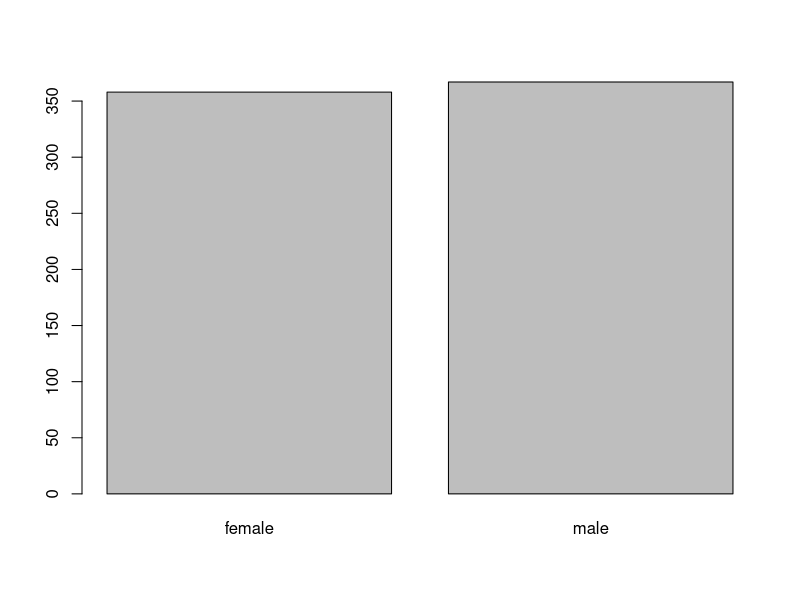
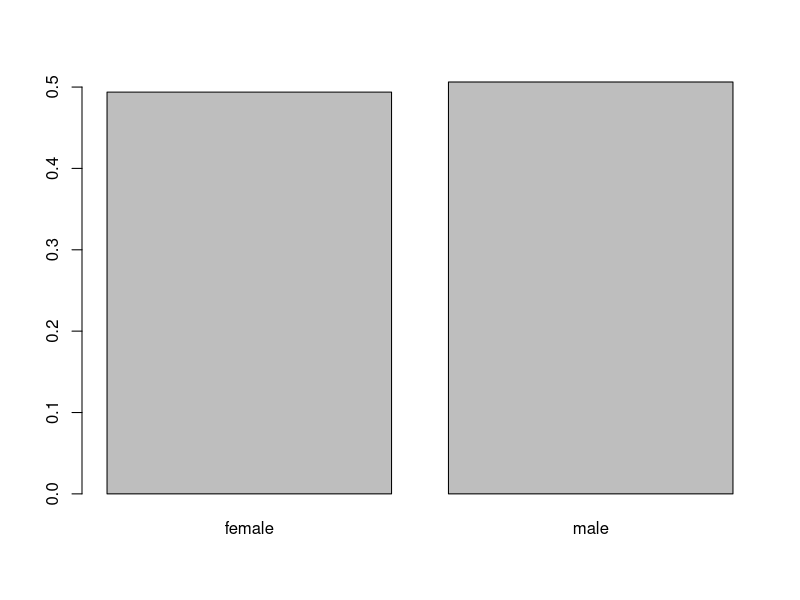
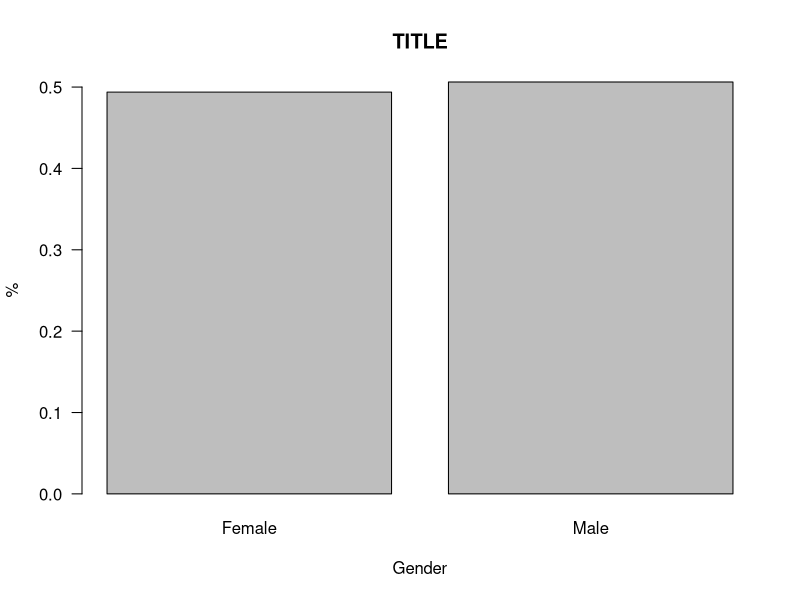
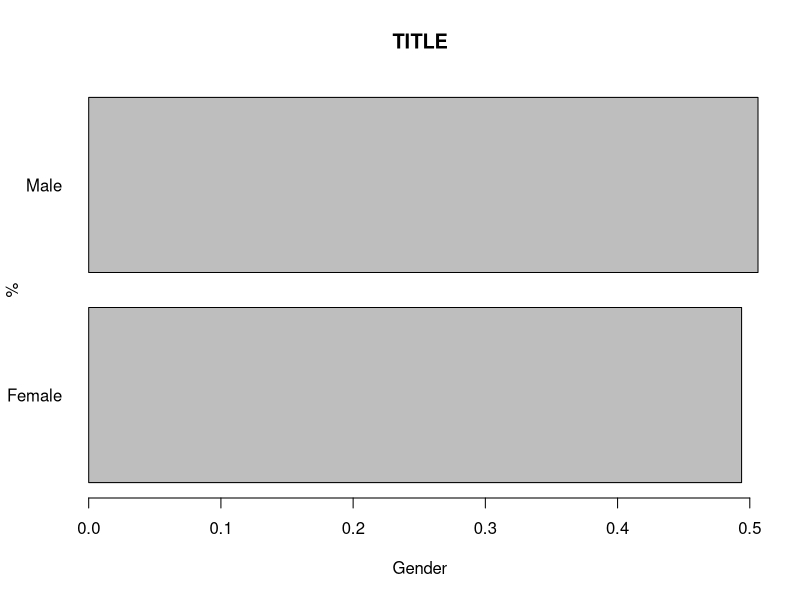
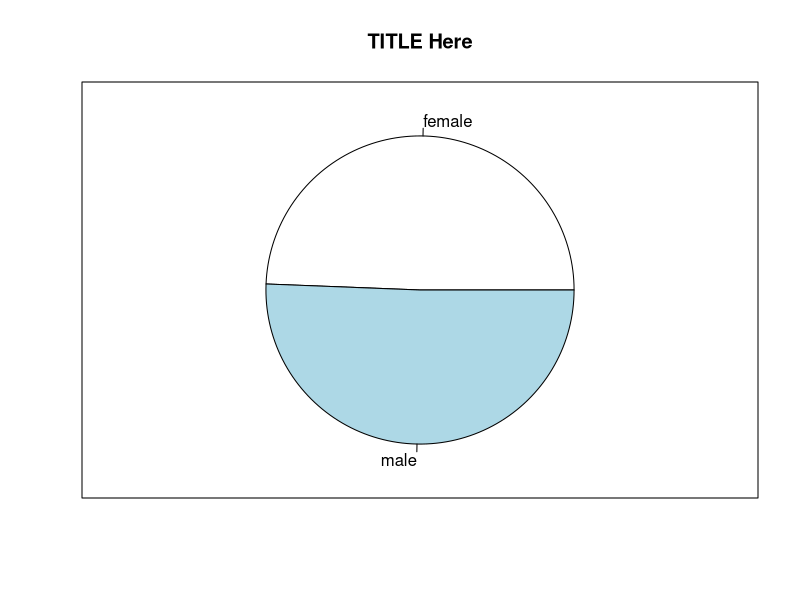
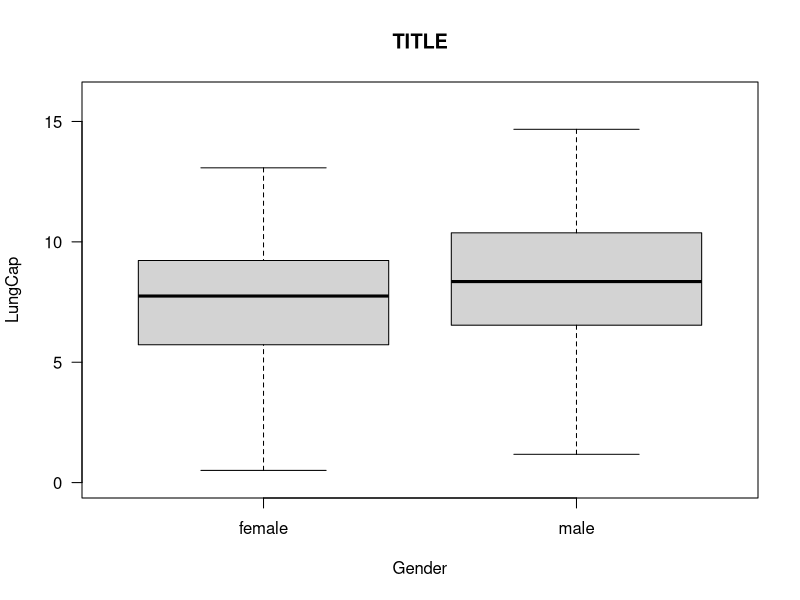
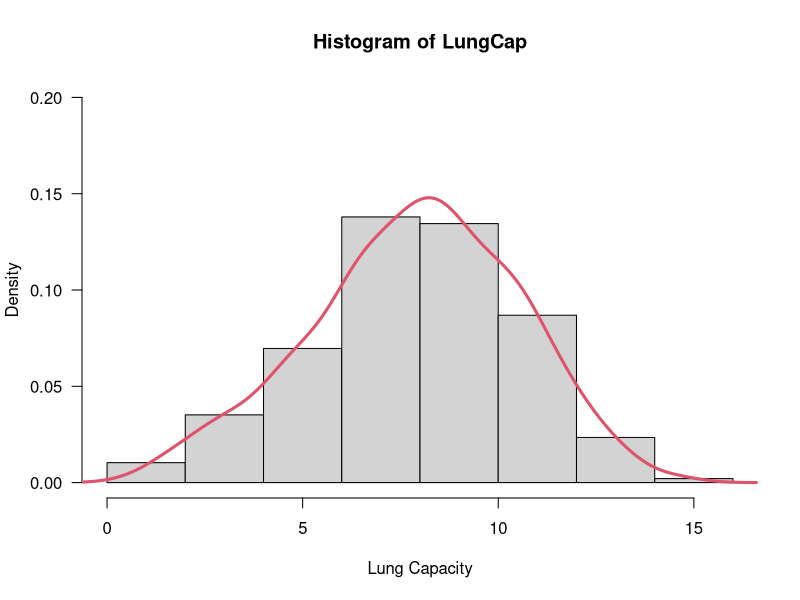
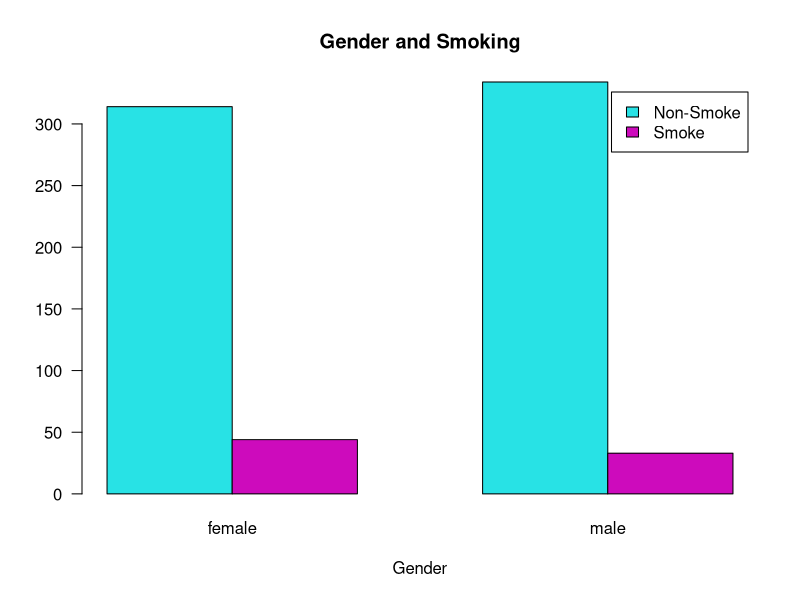

Recreate these plots in R, in order.
# ex.chart.r -------------------------------
data <- read.delim(file = "./data/LungCapDataTAB.csv", header = T)
data

# barplot ---------------------------------

help(barplot)
attach(data)

count <- table(Gender)
percent <- table(Gender)/725
barplot(count)
barplot(percent)
barplot(percent, main="TITLE", xlab="Gender", ylab="%", las=1, names.arg=c("Female", "Male"))
barplot(percent, main="TITLE", xlab="Gender", ylab="%", las=1, names.arg=c("Female", "Male"), horiz=TRUE)

# piechart -------------------------------

pie(count, main="TITLE Here")
box() # drawing box


# boxplot --------------------------------

boxplot(LungCap~Gender, main="TITLE", ylabel="Lung Capacity", ylim=c(0, 16), las=1)


# Histogram ------------------------------

hist(LungCap, prob=T, ylim=c(0,0.2), breaks=7, main="Histogram of LungCap", xlab="Lung Capacity", las=1)
lines(density(LungCap), col=2, lwd=3)


# Stem plot ------------------------------

femaleLungCap <- LungCap[Gender=="female"]
stem(femaleLungCap, scale=1)


# Stacked Bar Charts,Clustered Bar Charts and Mosaic Plots -----

tbl01 <- table(Smoke, Gender)
barplot(tbl01, beside = T, legend.text =c("Non-Smoke", "Smoke"), main="Gender and Smoking", xlab="Gender", las=1, col=c(5,6) )

















